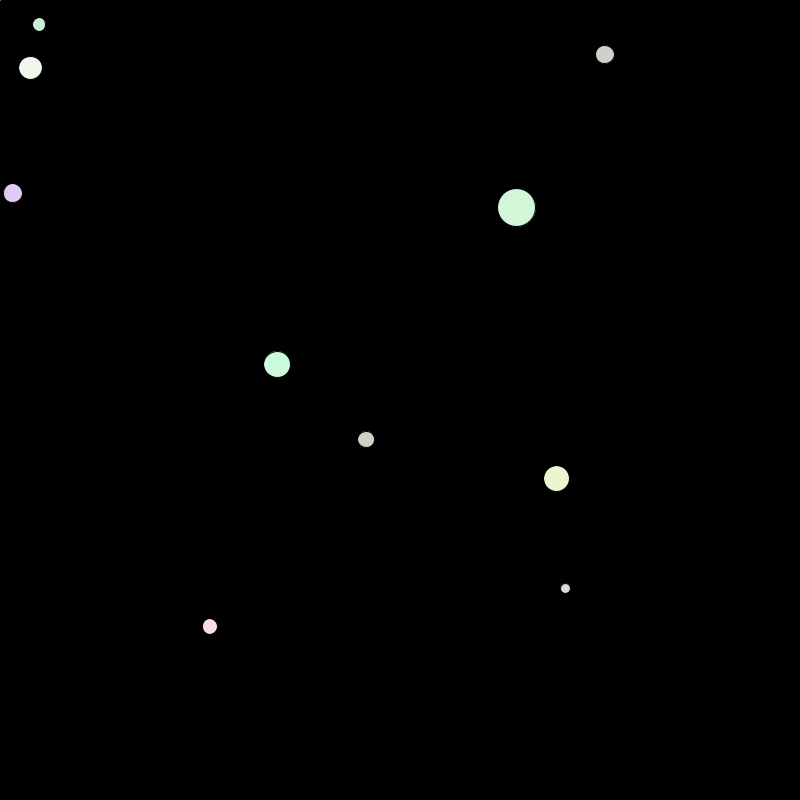
Frame 1 (no input)
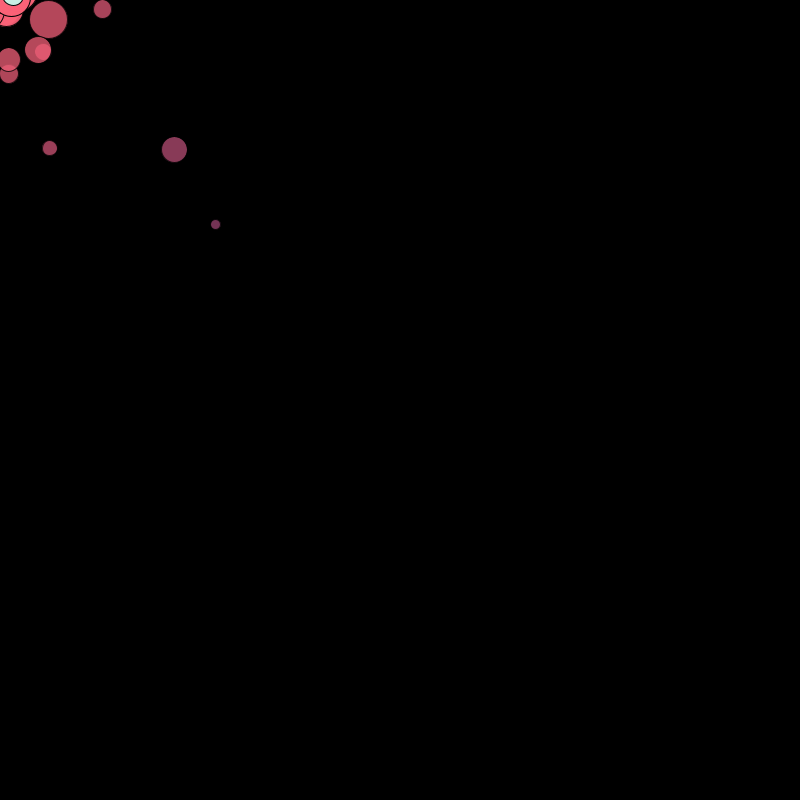
Frame 60 (the mouse pressed at the canvas centre just before this capture)
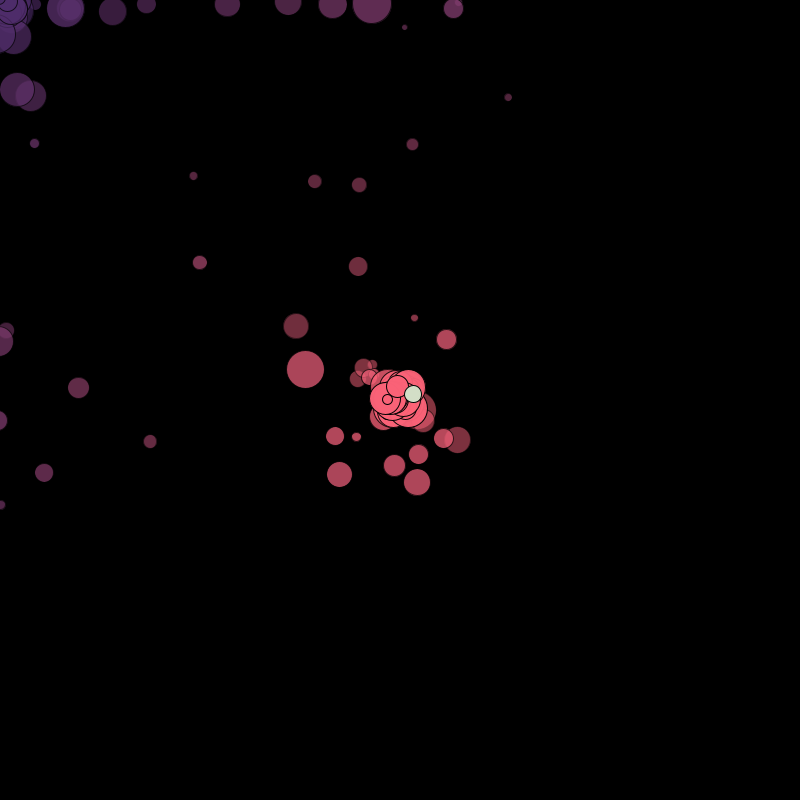
Frame 120 (the mouse held since frame 60 and released just before this capture)

The Processing sketch that drew these frames (run headless with seeded random() and noise(); from frame 60 on, the mouse is pressed at the canvas centre):

// Processing sketch: vector4_lifespan
// ── vector4_lifespan.pde
//declaring a instantitaion object from the Ball class
//Ball ballA = new Ball(); 
//Ball[] balls = new Ball[10];
ArrayList<Ball> balls = new ArrayList<Ball>();
float ballSize = 10;


void setup(){
  size(800,800);
  
  //initializing objects
  for(int i = 0; i < ballSize; i ++){
    float x = random(width);
    float y = random(height);
    balls.add(new Ball(new PVector(x,y)));
  }

  noCursor();
}

void draw(){
  background(0);
  
  //adding one to the arraylist every frame it runs
  balls.add(new Ball(new PVector(mouseX+random(-20,20),mouseY+random(-20,20))));
  
  //using ArrayList
  for(int i = 0; i < balls.size(); i ++){
      Ball b = balls.get(i);
      b.update();
      b.display();
      b.edge();
      b.colorAdj();
  } 
  
  for (int j = balls.size()-1; j>0; j -- ){
      Ball b = balls.get(j);  
      if(b.isDead()){
        balls.remove(j);    
      }
  }
   println(balls.size());

}


void mousePressed(){
  for(int i = 0; i < ballSize; i ++){
    float x = random(width);
    float y = random(height);
    balls.add(new Ball(new PVector(x,y)));
  }
}

// ── Ball.pde
class Ball{
  //Declare locations and speed as Vectors
  PVector location;
  PVector velocity;
  PVector acceleration;
  float mass;
  color c;
  int lifespan;
   
 //constructor
  Ball(PVector pos){
    location = pos;
    velocity = new PVector(0,0); 
    acceleration = new PVector(0.01,0.01);
    mass = random(5,40);
    c = color(random(200,255),random(200,255),random(200,255));
    lifespan = 255;
  }
   

  void update(){
    //we want the ball to move towards the mouse 
    //we will calculate the direction vector so we know how much we are moving from the object to mouse
    PVector mouse = new PVector(mouseX,mouseY);
    PVector direction = PVector.sub(mouse,location);
   
    //take a vector of any length, keep its direction and turn it into a unity vector with a length of 1
    //we use normalize here so we can scale the acc as much as we want 
    (direction.normalize()).mult(0.5);
    acceleration = direction;
    
    //then we update
    velocity.add(acceleration);
    velocity.limit(10); //this limits the maxium velocity to 10
    location.add(velocity);
    //calculating lifespan. It descreses by every frame.
    lifespan -= 1;
  }
  
  void display(){
    //set lifespan to 255 in initiation stage so we can use it here for transparency/alpha
    stroke(0,lifespan);
    fill(c,lifespan);
    circle(location.x,location.y,mass);
  }
  
  void colorAdj(){
    PVector mouse = new PVector(mouseX,mouseY);
    float dif = PVector.dist(mouse,location);
    float r = map(dif,0,800,255,0);
    float g = map(dif, 0,800,100,20);
    float b = map(dif, 0,800,120,100);
    c = color(r,g,b);
   
  }
  
  void edge(){       
    if(location.x > (width-mass/2) || location.x < mass/2){
      velocity.x *= -1;
      acceleration.x *= -1;
    }
    
    if(location.y > (height-mass/2) || location.y < mass/2){
      velocity.y *= -1;
      acceleration.y *= -1;
    }
  }
  
  //create a boolean function that will check if this object has lifespan < 0 or not
  //it can also be visualized it though examine the transparency
  boolean isDead() {
    if (lifespan <= 0) {
      return true;
    } else {
      return false;
    }
  }
}
